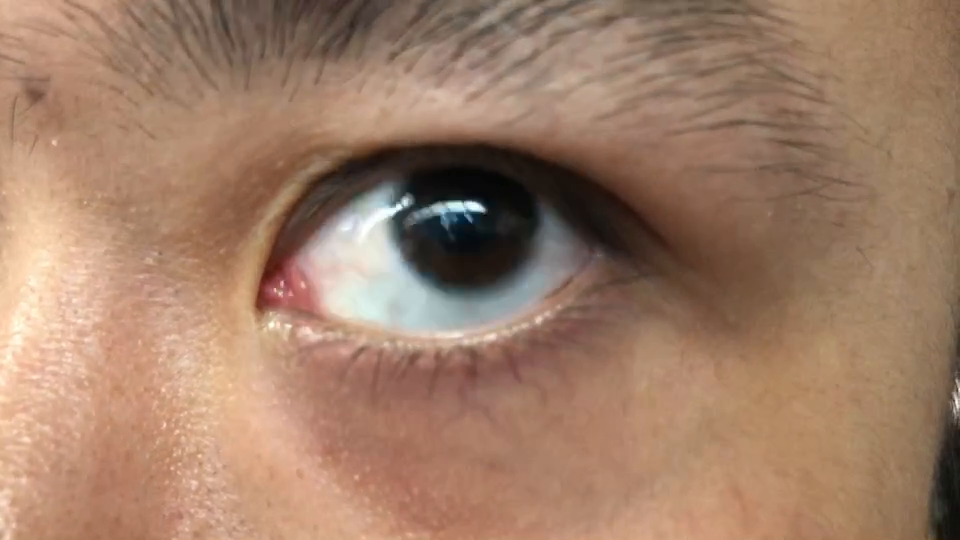
#> input picture frame 28 of eyedetect/eyes.mp4, 960 x 540 px, given in place of eye_recording.flv, which was not available
$ jupyter execute --allow-errors eye_track.ipynb   (shell and % lines are left out)
#> lines starting #> are read from the running program, lines starting #| are printed output that depends on the picture; after the words box and inside, x2 and y2 are one past the last pixel; in counts of white or black regions, pixels touching at a corner belong together; pictures that were not available may be replaced by others from this repository, and a replacement may not be noted
[cell 1]
#外国人的眼睛
import cv2
import numpy as np

cap = cv2.VideoCapture("eye_recording.flv")

while True:
    ret, frame = cap.read()
#> frame is the input picture: shape (540, 960, 3); mean B, G, R 104, 126.2, 159.9
    if ret is False:
        break

    roi = frame[269: 795, 537: 1416]
    rows, cols, _ = roi.shape
#> rows = 271; cols = 423
    gray_roi = cv2.cvtColor(roi, cv2.COLOR_BGR2GRAY)
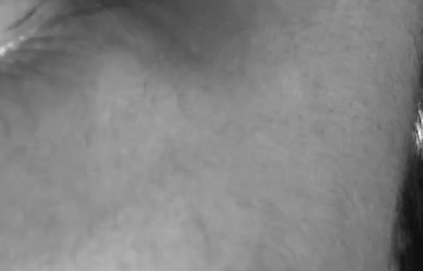
#> gray_roi: shape (271, 423); min 11, max 250, mean 130
    gray_roi = cv2.GaussianBlur(gray_roi, (7, 7), 0)

    _, threshold = cv2.threshold(gray_roi, 3, 255, cv2.THRESH_BINARY_INV)
#> threshold: shape (271, 423); every value is 0
    contours, _ = cv2.findContours(threshold, cv2.RETR_TREE, cv2.CHAIN_APPROX_SIMPLE)
#> contours = []
    contours = sorted(contours, key=lambda x: cv2.contourArea(x), reverse=True)

    for cnt in contours:
        (x, y, w, h) = cv2.boundingRect(cnt)

        #cv2.drawContours(roi, [cnt], -1, (0, 0, 255), 3)
        cv2.rectangle(roi, (x, y), (x + w, y + h), (255, 0, 0), 2)
        cv2.line(roi, (x + int(w/2), 0), (x + int(w/2), rows), (0, 255, 0), 2)
        cv2.line(roi, (0, y + int(h/2)), (cols, y + int(h/2)), (0, 255, 0), 2)
        break
#> this loop made 0 passes

    cv2.imshow("Threshold", threshold)
    cv2.imshow("gray roi", gray_roi)
    cv2.imshow("Roi", roi)
    key = cv2.waitKey(30)
#> (key q is pressed here)
    if key == 27:
        break

cv2.destroyAllWindows()

[cell 2]
#识别跟踪双眼
import cv2
import sys
eyes_model = "haarcascade_eye.xml"


eye_cascade = cv2.CascadeClassifier(
        r'haarcascade_eye.xml')
cap = cv2.VideoCapture(0)
while(True):
    ret, frame = cap.read()
    if ret is False:
        break

    gray = cv2.cvtColor(frame, cv2.COLOR_BGR2GRAY)
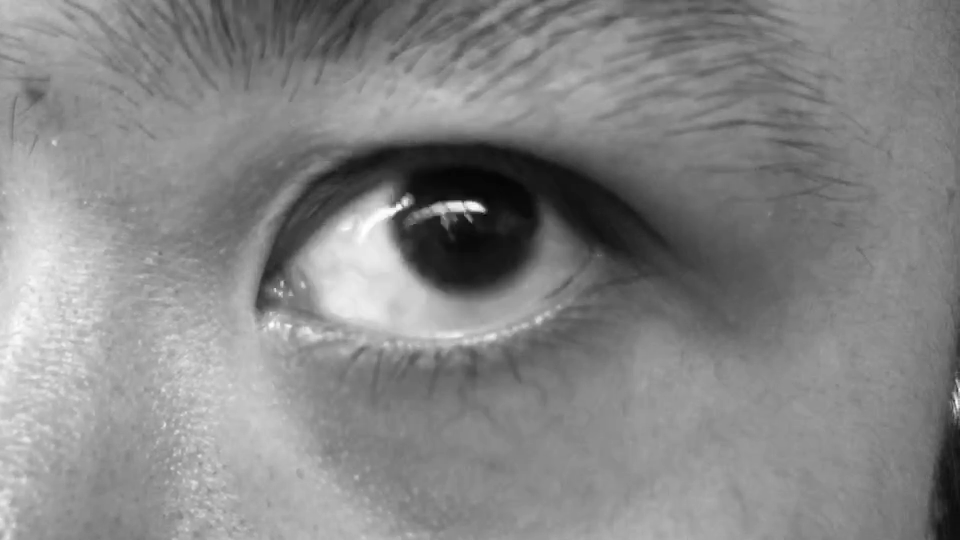
#> gray: shape (540, 960); min 2, max 255, mean 133.7
    eyes = eye_cascade.detectMultiScale(gray,1.3,5)
#> eyes = [[7, 68, 53, 53], [232, 46, 396, 396]]
    for (ex,ey,ew,eh) in eyes:
        cv2.rectangle(frame, (ex,ey),(ex+ew,ey+eh),(0,255,0),2)

      #  roi = frame[ex: ex+ew, ey: ey+eh]
        cv2.imshow('camera',frame)
#> this loop made 2 passes
#> pass 1, `cv2.imshow('camera',frame)`:
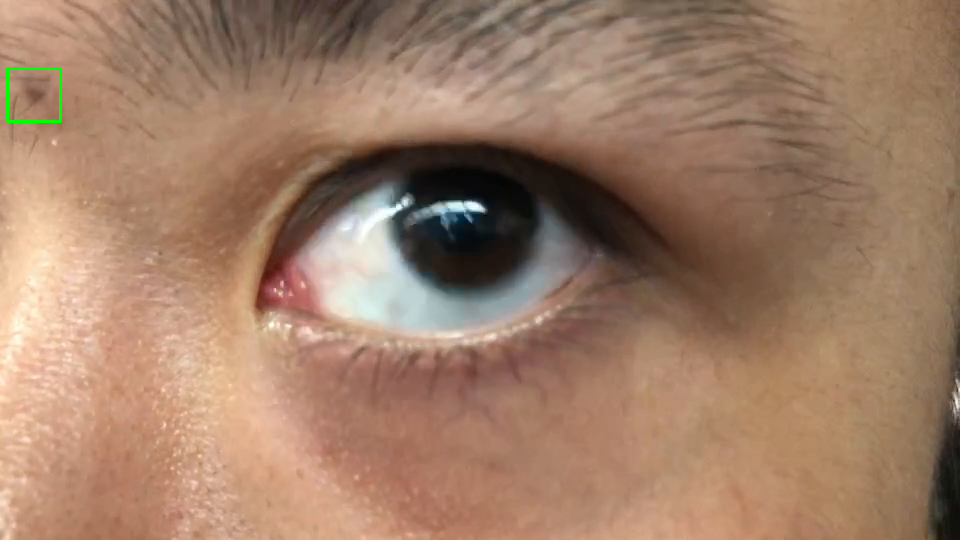
#> window 'camera': shape (540, 960, 3); mean B, G, R 103.9, 126.3, 159.7
    if cv2.waitKey(1) & 0xff == ord('q'):
#> (key q is pressed here)
        break
cap.release()
cv2.destroyAllWindows()

[cell 3]
#吴宏程的眼睛
import cv2
import numpy as np

cap = cv2.VideoCapture("eyes.mp4")

while (True):
    ret, frame = cap.read()
    if ret is False:
        break
    roi = frame[100: 500, 157: 800]
#> roi: shape (400, 643, 3)
  #  cv2.imshow("show",roi)

    rows, cols, _ = roi.shape
#> rows = 400; cols = 643
    gray_roi = cv2.cvtColor(roi, cv2.COLOR_BGR2GRAY)
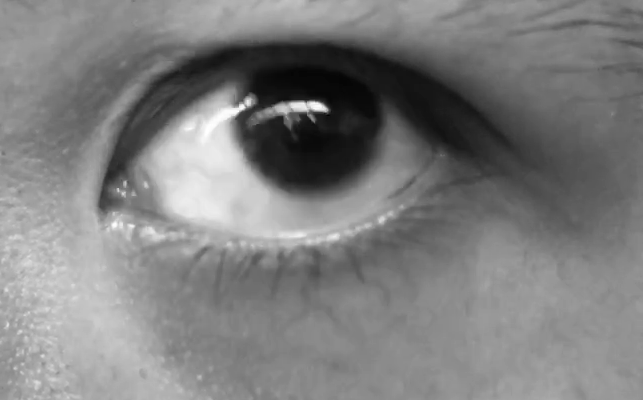
#> gray_roi: shape (400, 643); min 2, max 255, mean 126.1
    gray_roi = cv2.GaussianBlur(gray_roi, (7, 7), 0)

    _, threshold = cv2.threshold(gray_roi, 8, 255, cv2.THRESH_BINARY_INV)
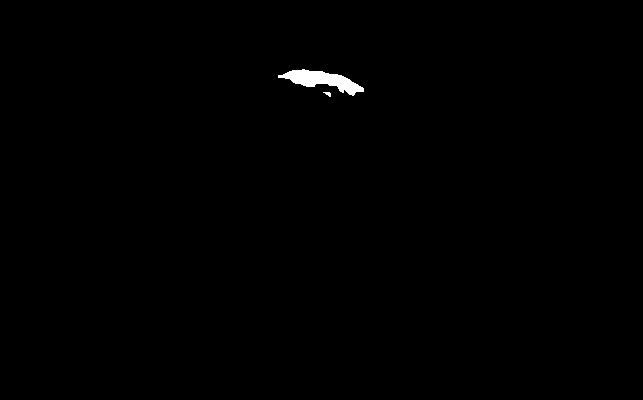
#> threshold: shape (400, 643); 0.41% white; 2 white regions
    contours, _ = cv2.findContours(threshold, cv2.RETR_TREE, cv2.CHAIN_APPROX_SIMPLE)
#> contours = 2 contours, 1 with area under 20; largest, box (x1, y1, x2, y2) and area: (278, 69, 364, 96) 930
    contours = sorted(contours, key=lambda x: cv2.contourArea(x), reverse=True)

    for cnt in contours:
        (x, y, w, h) = cv2.boundingRect(cnt)

        #cv2.drawContours(roi, [cnt], -1, (0, 0, 255), 3)
        cv2.rectangle(roi, (x, y), (x + w, y + h), (255, 0, 0), 2)
        cv2.line(roi, (x + int(w/2), 0), (x + int(w/2), rows), (0, 255, 0), 2)
        cv2.line(roi, (0, y + int(h/2)), (cols, y + int(h/2)), (0, 255, 0), 2)
        break
#> this loop made 1 pass
#> (x, y, w, h) on pass 1: (278, 69, 86, 27)
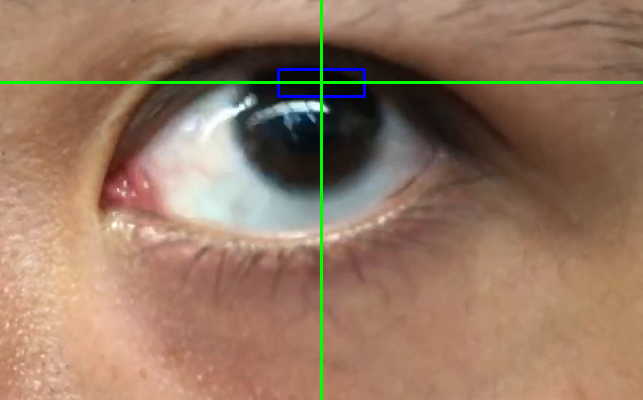
#> roi: shape (400, 643, 3); mean B, G, R 98.7, 120.6, 150.3

    cv2.imshow("Roi", roi)
    cv2.imshow("Threshold", threshold)
    key = cv2.waitKey(30)
#> (key q is pressed here)
    if cv2.waitKey(1) & 0xff == ord('q'):
#> (key q is pressed here)
        break
cap.release()
cv2.destroyAllWindows()

[cell 4]
cap.release()
cv2.destroyAllWindows()

[cell 5]
#病人A right eye
import cv2
import numpy as np

cap = cv2.VideoCapture("liangxie.avi")

while (True):
    ret, frame = cap.read()
    #print(frame.shape)
    if ret is False:
        break
    roi = frame[0: 120, 160:320]
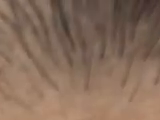
#> roi: shape (120, 160, 3); mean B, G, R 91.1, 108.9, 135.2
  #  cv2.imshow("show",roi)

    rows, cols, _ = roi.shape
#> rows = 120; cols = 160
    #gray_roi = cv2.cvtColor(roi, cv2.COLOR_BGR2GRAY)
    gray_roi = roi[:,:,0]
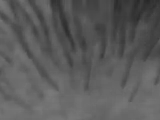
#> gray_roi: shape (120, 160); min 39, max 123, mean 91.1
    gray_roi = cv2.GaussianBlur(gray_roi, (7, 7), 0)
   # cv2.imshow("gray_roi",gray_roi)

    _, threshold = cv2.threshold(gray_roi, 30, 255, cv2.THRESH_BINARY_INV)
#> threshold: shape (120, 160); every value is 0
    contours, _ = cv2.findContours(threshold, cv2.RETR_TREE, cv2.CHAIN_APPROX_SIMPLE)
#> contours = []
    contours = sorted(contours, key=lambda x: cv2.contourArea(x), reverse=True)

    for cnt in contours:
        (x, y, w, h) = cv2.boundingRect(cnt)

        #cv2.drawContours(roi, [cnt], -1, (0, 0, 255), 3)
        cv2.rectangle(roi, (x, y), (x + w, y + h), (255, 0, 0), 2)
        cv2.line(roi, (x + int(w/2), 0), (x + int(w/2), rows), (0, 255, 0), 2)
        cv2.line(roi, (0, y + int(h/2)), (cols, y + int(h/2)), (0, 255, 0), 2)
        #print("x=",x+w/2)
        #print("y=",y+h/2)
        break
    if cv2.waitKey(30) & 0xff == ord('q'):
#> (key q is pressed here)
#> `roi1 = frame[0: 120, 0:160]`:
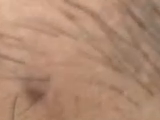
#> roi1: shape (120, 160, 3); mean B, G, R 113.3, 137.3, 175.5
#> `gray_roi1 = roi1[:,:,0]`:
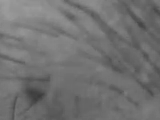
#> gray_roi1: shape (120, 160); min 59, max 158, mean 113.3
        break
    cv2.imshow("Roi", roi)
    cv2.imshow("Threshold", threshold)
    #key = cv2.waitKey(30)
cap.release()
cv2.destroyAllWindows()

[cell 6]
cap.release()
cv2.destroyAllWindows()

[cell 7]
#病人A 双眼
import cv2
import os
import numpy as np
import matplotlib.pyplot as plt

cap = cv2.VideoCapture("liangxie.avi")
frame_count = 0
all_frames = []
ax = []
plt.ion()
#> (the rest of this cell did not finish here and is left out)

[cell 8]
#计算帧率临时使用
#病人A right eye
import cv2
import numpy as np

cap = cv2.VideoCapture("liangxie.avi")
framecount = 0
while (True):
    ret, frame = cap.read()
    #print(frame.shape)
    if ret is False:
        break
    framecount = framecount + 1
    roi = frame[0: 120, 160:320]
  #  cv2.imshow("show",roi)

    rows, cols, _ = roi.shape
    #gray_roi = cv2.cvtColor(roi, cv2.COLOR_BGR2GRAY)
    gray_roi = roi[:,:,0]
    gray_roi = cv2.GaussianBlur(gray_roi, (7, 7), 0)
   # cv2.imshow("gray_roi",gray_roi)

    _, threshold = cv2.threshold(gray_roi, 30, 255, cv2.THRESH_BINARY_INV)
    contours, _ = cv2.findContours(threshold, cv2.RETR_TREE, cv2.CHAIN_APPROX_SIMPLE)
    contours = sorted(contours, key=lambda x: cv2.contourArea(x), reverse=True)

    for cnt in contours:
        (x, y, w, h) = cv2.boundingRect(cnt)

        #cv2.drawContours(roi, [cnt], -1, (0, 0, 255), 3)
        cv2.rectangle(roi, (x, y), (x + w, y + h), (255, 0, 0), 2)
        cv2.line(roi, (x + int(w/2), 0), (x + int(w/2), rows), (0, 255, 0), 2)
        cv2.line(roi, (0, y + int(h/2)), (cols, y + int(h/2)), (0, 255, 0), 2)
        #print("x=",x+w/2)
        #print("y=",y+h/2)
        break
    if cv2.waitKey(30) & 0xff == ord('q'):
#> (key q is pressed here)
        break
    cv2.imshow("Roi", roi)
    cv2.imshow("Threshold", threshold)
    #key = cv2.waitKey(30)
print(framecount)
cap.release()
cv2.destroyAllWindows()

$ run again, starting later in the video
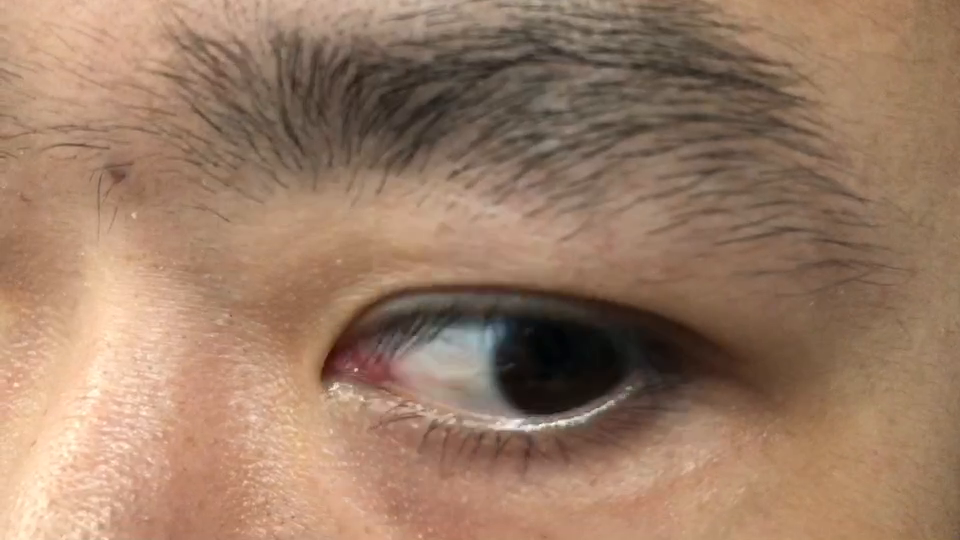
#> input picture frame 128 of eyedetect/eyes.mp4, 960 x 540 px, given in place of eye_recording.flv, which was not available
#> frame is the input picture: shape (540, 960, 3); mean B, G, R 101.6, 124, 155.5
#> `_, threshold = cv2.threshold(gray_roi, 3, 255, cv2.THRESH_BINARY_INV)`:
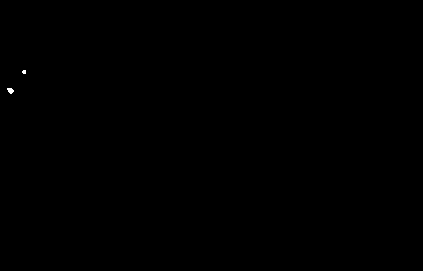
#> threshold: shape (271, 423); 0.04% white; 2 white regions (1 under 20 px)
#> `contours, _ = cv2.findContours(threshold, cv2.RETR_TREE, cv2.CHAIN_APP..`: contours = 2 contours, 1 with area under 20; largest, box (x1, y1, x2, y2) and area: (7, 88, 14, 94) 20
#> the loop `for cnt in contours:` made 1 pass
#> (x, y, w, h) on pass 1: (7, 88, 7, 6)
#> eyes = ()
#> `contours, _ = cv2.findContours(threshold, cv2.RETR_TREE, cv2.CHAIN_APP..`: contours = 2 contours; box (x1, y1, x2, y2) and area: (376, 228, 416, 270) 1162, (382, 271, 393, 278) 47
#> the loop `for cnt in contours:` made 1 pass
#> (x, y, w, h) on pass 1: (376, 228, 40, 42)
#> `contours, _ = cv2.findContours(threshold, cv2.RETR_TREE, cv2.CHAIN_APP..`: contours = []
#> `gray_roi1 = roi1[:,:,0]`:
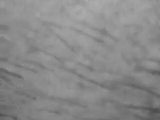
#> gray_roi1: shape (120, 160); min 77, max 174, mean 137.7

$ run again, starting later in the video
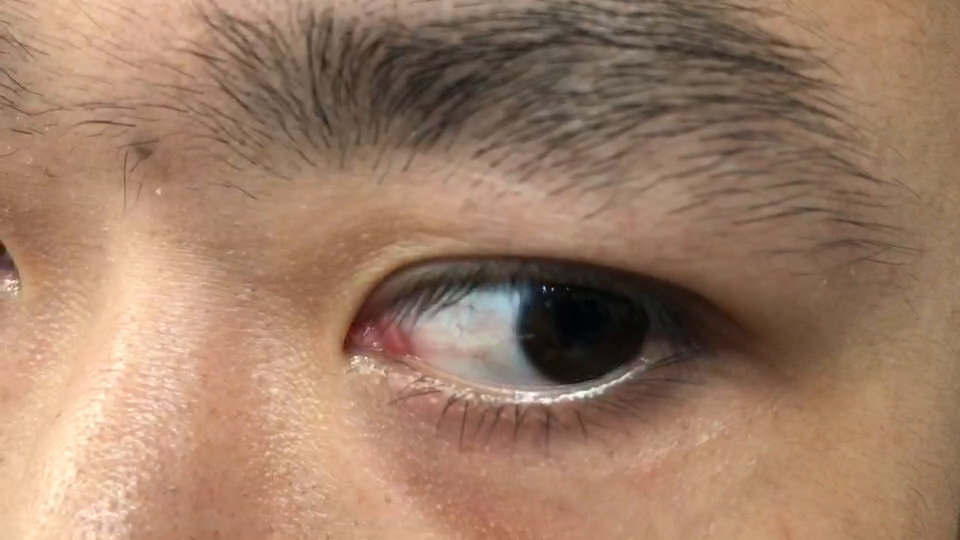
#> input picture frame 228 of eyedetect/eyes.mp4, 960 x 540 px, given in place of eye_recording.flv, which was not available
#> frame is the input picture: shape (540, 960, 3); mean B, G, R 102.5, 125.1, 158.2
#> `contours, _ = cv2.findContours(threshold, cv2.RETR_TREE, cv2.CHAIN_APP..`: contours = 2 contours, 1 with area under 20; largest, box (x1, y1, x2, y2) and area: (36, 44, 47, 58) 50
#> the loop `for cnt in contours:` made 1 pass
#> (x, y, w, h) on pass 1: (36, 44, 11, 14)
#> eyes = ()
#> `contours, _ = cv2.findContours(threshold, cv2.RETR_TREE, cv2.CHAIN_APP..`: contours = 4 contours, 3 with area under 20; largest, box (x1, y1, x2, y2) and area: (400, 198, 448, 239) 1387
#> the loop `for cnt in contours:` made 1 pass
#> (x, y, w, h) on pass 1: (400, 198, 48, 41)
#> `contours, _ = cv2.findContours(threshold, cv2.RETR_TREE, cv2.CHAIN_APP..`: contours = []
#> `gray_roi1 = roi1[:,:,0]`:
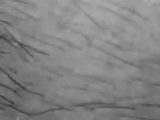
#> gray_roi1: shape (120, 160); min 56, max 171, mean 131.4
